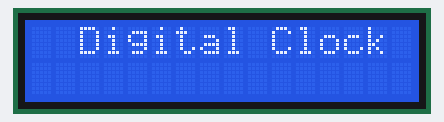
Recording of a sketch running on a simulated Arduino Uno, built with avr-gcc and run on an emulated ATmega328P. On the bench: 16×2 character LCD. The local clock reads 2024-03-15 10:24:30 at power-on unless the sketch sets it; what the sketch prints to the serial monitor is not drawn.

Above: at 0.1 s.
At 1.6 s:
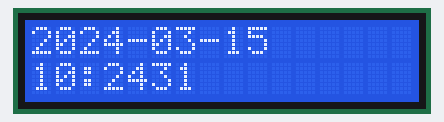
At 10.7 s:
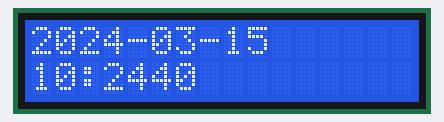
At 19.7 s:
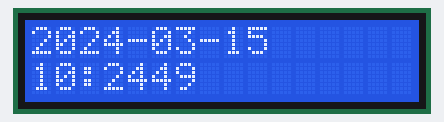
At 28.8 s:
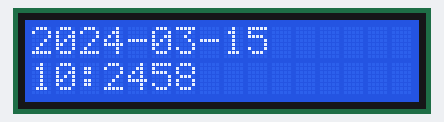
At 38.8 s:
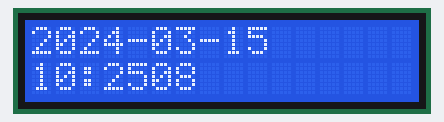

The sketch:

Project_29_DS1302_LCD_Clock_Display.ino
```cpp
/*

Keye New RFID Starter Kit

Project 29

DS1302 LCD Clock Display

Edit By Keyes

*/
#include <ThreeWire.h>
#include <RtcDS1302.h>
#include <LiquidCrystal.h>

// ========== DS1302 Pin Definition ==========
ThreeWire myWire(9, 8, 10);   // DAT=9, CLK=8, RST=10
RtcDS1302<ThreeWire> Rtc(myWire);

// ========== LCD Pin Definition ==========
LiquidCrystal lcd(12, 11, 5, 4, 3, 2);

void setup() {
  Serial.begin(9600);

  // 1. Initialize RTC
  Rtc.Begin();
  if (!Rtc.IsDateTimeValid()) {
    Serial.println("⏰ RTC time invalid, initializing with compile time...");
    Rtc.SetDateTime(RtcDateTime(__DATE__, __TIME__));
  }

  // 2. Initialize LCD
  lcd.begin(16, 2);
  lcd.clear();
  lcd.setCursor(0, 0);
  lcd.print("  Digital Clock  ");
  delay(1500);
  lcd.clear();
}

void loop() {
  RtcDateTime now = Rtc.GetDateTime();

  // ----- Display on LCD -----
  lcd.setCursor(0, 0);
  lcd.print(now.Year());
  lcd.print("-");
  print2digitLCD(now.Month());
  lcd.print("-");
  print2digitLCD(now.Day());

  lcd.setCursor(0, 1);
  print2digitLCD(now.Hour());
  lcd.print(":");
  print2digitLCD(now.Minute());
  print2digitLCD(now.Second());

  // ----- Output to Serial Monitor
  Serial.print(now.Year()); Serial.print("-");
  print2digitSerial(now.Month()); Serial.print("-");
  print2digitSerial(now.Day()); Serial.print(" ");
  print2digitSerial(now.Hour()); Serial.print(":");
  print2digitSerial(now.Minute()); Serial.print(":");
  print2digitSerial(now.Second()); Serial.println();

  delay(1000);
}

// Zero-padding function for LCD output
void print2digitLCD(uint8_t num) {
  if (num < 10) lcd.print("0");
  lcd.print(num);
}

// Zero-padding function for Serial output
void print2digitSerial(uint8_t num) {
  if (num < 10) Serial.print("0");
  Serial.print(num);
}
```

Measured:
- what the display in image 1 shows lasts 1.0 s, from 1.6 s to 2.6 s
